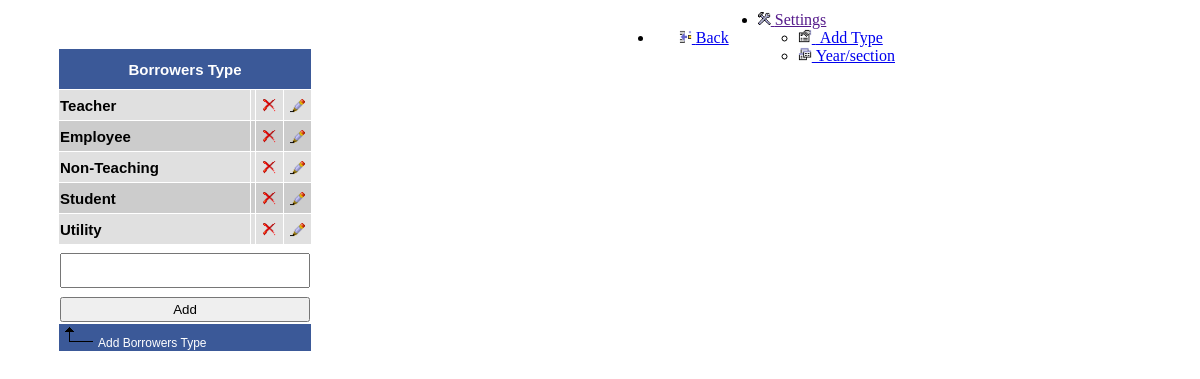
The page /addBorrower.php?addBorrower&addtype on the database its author committed.
### tables this page shows
CREATE TABLE `tbltype` (
  `id` int(11) NOT NULL AUTO_INCREMENT,
  `borrowertype` varchar(50) DEFAULT NULL,
  PRIMARY KEY (`id`),
  KEY `borrowertype` (`borrowertype`),
  KEY `id` (`id`)
);

### addBorrower.php (the view, shortened to what this page needs)
<div class="asd">
 <ul id="MenuBar1" class="MenuBarHorizontal" >
<table border="0" align="right" style="margin-right:10px;"><tr>
<td width="100" align="center">
<?php if(isset($_GET['addtype']) || isset($_GET['year/section']) || isset($_GET['schoolyear'])){ ?>
<li><a title="Back"  href="?addBorrower">
  <img src="icons/b_insrow.png" height="13" />
  Back</a>
  </li>
  <?php } ?>
</td>
<td>
  <li><a class="MenuBarItemSubmenu" href="">
  <img src="icons/b_tblops.png" height="13" />
  Settings</a>
    <ul>
      <li ><a href="?addBorrower&addtype"><img src="icons/b_props.png" height="14" /> &nbsp;Add Type</a></li>
      <li><a href="?addBorrower&year/section"><img src="icons/s_db.png" height="14" />&nbsp;Year/section</a></li>
    </ul>
  </li>
</td></tr></table>
</ul>
</div>
<?php if(isset($_GET['addtype'])){ ?>
<form action="" method="post">
<table border="0" cellspacing="1" style="margin-left:50px; margin-bottom:20px;">
<tr height="40" bgcolor="#3B5998" style="font-size:15px; font-weight:bold; font-family:Verdana, Geneva, sans-serif; color:#FFF;">
<td align="center" colspan="4">Borrowers Type</td>
</tr>
<?php
$re=mysql_query("select * from tbltype");
while($sd=mysql_fetch_array($re)){
 ?>
<tr class="sds" bgcolor="#E0E0E0">
<td height="30" style="font-size:15px; font-weight:bold; font-family:Verdana, Geneva, sans-serif;"
><?php echo $sd['borrowertype']; ?></td>
<td></td>
<td width="25" align="center">
<a href="" class="delbutton" id=<?php echo $sd['id']; ?>><img src="icons/b_drop.png" height="15" /></a>
</td>
<td width="25" align="center">
<a  href="?addBorrower&addtype&edit&id=<?php echo $sd['id']; ?>">
<img src="icons/b_edit.png" height="15" /></a>
</td>
</tr>
<?php } ?>
<tr height="50">
<td colspan="4"><input type="text" name="type" style="width:250px; padding:8px;" value="<?php echo $edit['borrowertype']; ?>" />
</td>
</tr>
<tr>
<td colspan="4">
<?php if(isset($_GET['edit'])){ ?>
<input type="submit" style="width:100%" name="edit" value="Update" />
<?php }else{?>
<input type="submit" style="width:100%" name="add" value="Add" />
<?php }?>
</td>
</tr>
<tr height="20" bgcolor="#3B5998">
<td colspan="4" style="color:#FFF; font-family:Verdana, Geneva, sans-serif; font-size:12px;">
<img src="icons/arrow_ltr.png" />Add Borrowers Type
</td>
</tr>
</table>
</form>
<?php }
elseif(isset($_GET['year/section'])){
	include('addsection.php');
	}
elseif(isset($_GET['schoolyear'])){
	include('schoolyear.php');
}
?>

### addBorrower.php (style rules this page uses)
input { padding:3px; }
.asd { width:900px;height:40px; }
.sds:nth-child(2n+1) { background-color:#CCC; }

### rows shown on the page
tbltype: borrowertype "Teacher"
tbltype: borrowertype "Employee"
tbltype: borrowertype "Non-Teaching"
tbltype: borrowertype "Student"
tbltype: borrowertype "Utility"
